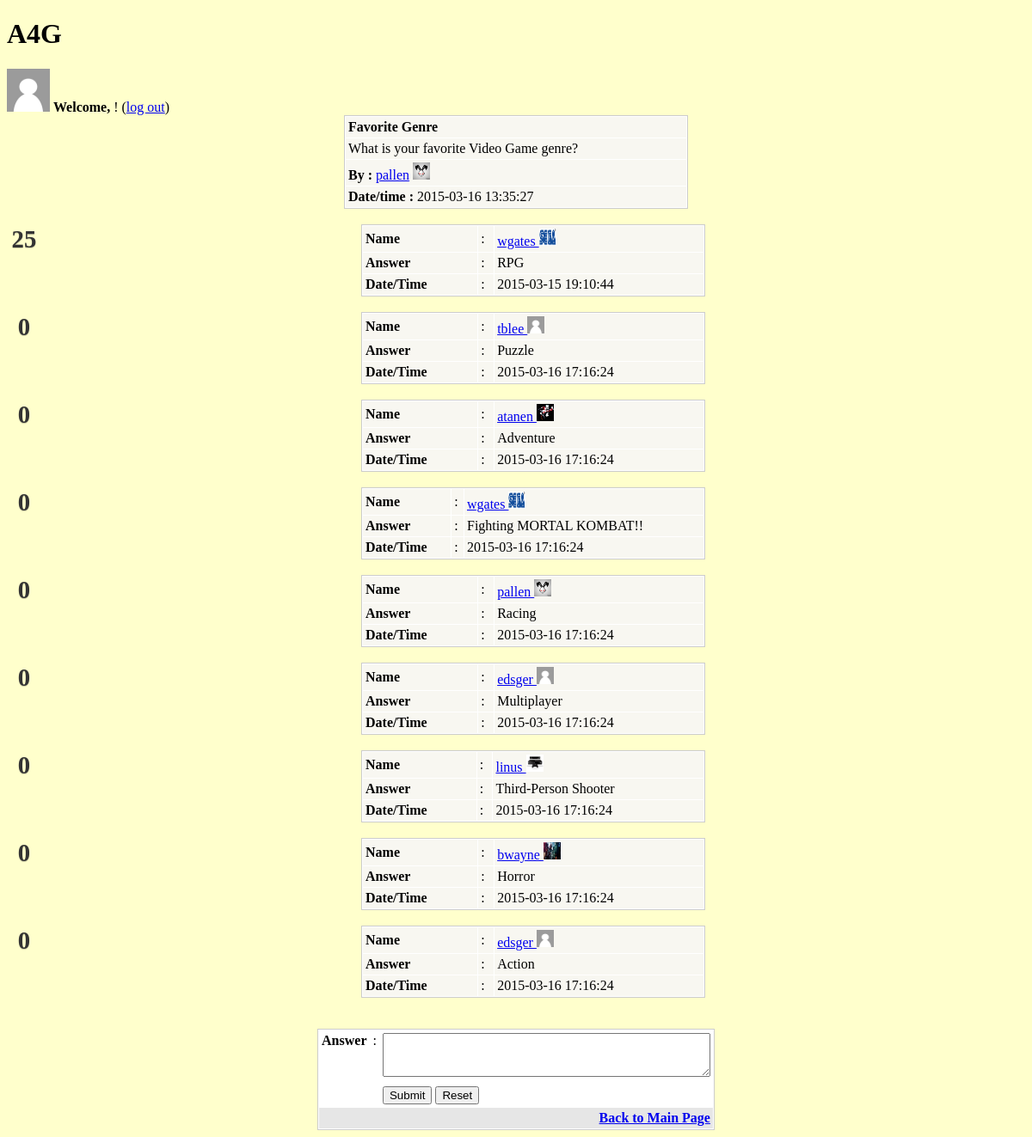
Before: /view.php?id=3 with the older database file.
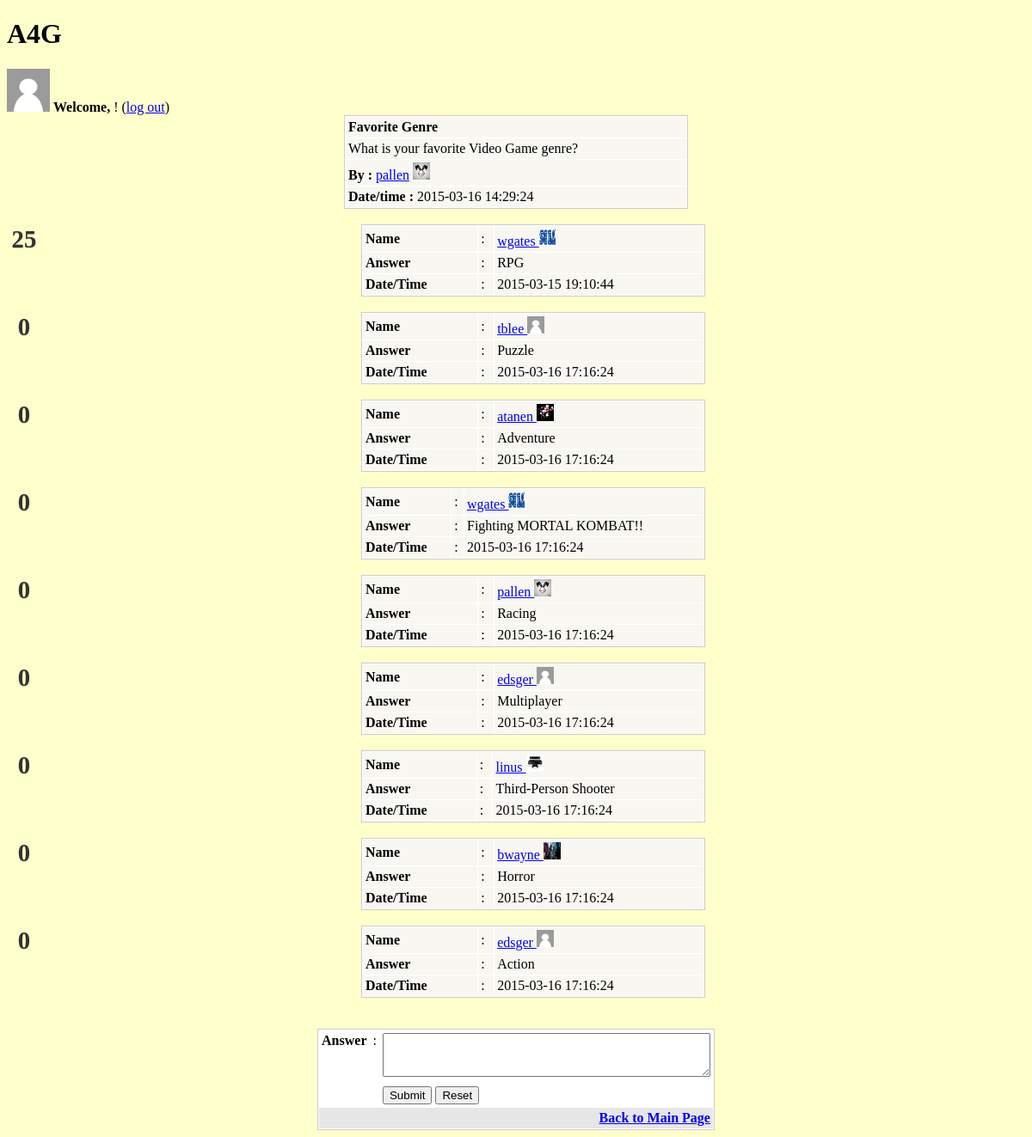
After: the same page with the newer database file.
### tables this page shows
CREATE TABLE IF NOT EXISTS `question` (
  `u_id` int(4) NOT NULL,
`q_id` int(4) NOT NULL,
  `topic` varchar(255) NOT NULL,
  `detail` longtext NOT NULL,
  `datetime` timestamp NOT NULL DEFAULT '0000-00-00 00:00:00' ON UPDATE CURRENT_TIMESTAMP,
  `view` int(4) DEFAULT '0',
  `reply` int(4) DEFAULT '0',
  `value` int(5) NOT NULL DEFAULT '0'
);

### view.php (the view, shortened to what this page needs)
<?php
include_once "creds.php";
$tbl_name="question";
$tbl_name2="user";
$tbl_name3="answer";
$db = new mysqli($host, $user,$pw,$db_name);
$id=$_GET['id'];
$sql="SELECT * FROM `$tbl_name` WHERE `q_id` = $id";
$result=$db->query($sql) ;
$rows=mysqli_fetch_array($result);
?>
<!DOCTYPE html>
<html>
<head>
<link href="http://netdna.bootstrapcdn.com/font-awesome/3.2.1/css/font-awesome.min.css" rel="stylesheet">
<link rel="stylesheet" type="text/css" href="style.css">
</head>
<h1> A4G </h1>
<body>
<?php
	$uname = $_SESSION['username'];
	$sql1="SELECT id FROM `$tbl_name2` WHERE `username` =  '".$uname. "'";
	$results=$db->query($sql1);
	$row=mysqli_fetch_array($results);
	$sqlpic ="SELECT picture FROM `$tbl_name2` WHERE `username` = '".$uname. "'";
	$respic = $db->query($sqlpic);
	$rpic = mysqli_fetch_array($respic);
	if($rpic['picture'] == "" ){
		echo "<img width='50' height = '50' src='Pictures/default.png' alt='Default Profile Pic'>";
	}
	else{
		echo"<img width='50' height='50' src='Pictures/".$rpic['picture']."' alt=Profile Pic'>";
	}
?>
<td> <strong>Welcome, </strong> <a href="profile.php?id=<?php echo $row['id']; ?>" ><?=$_SESSION['username']?> </a> !  (<a href="index.php?action=logout">log out</a>)</td>
<table width="400" border="0" align="center" cellpadding="0" cellspacing="1" bgcolor="#CCCCCC">
<tr>
<td><table width="100%" border="0" cellpadding="3" cellspacing="1" bordercolor="1" bgcolor="#FFFFFF">
<tr>
<td bgcolor="#F8F7F1"><strong><?php echo $rows['topic']; ?></strong></td>
</tr>
<tr>
<td bgcolor="#F8F7F1"><?php echo $rows['detail']; ?></td>
</tr>
<tr>
<?php
$name = "Anon";
$number = $rows['u_id'];
$sqli="SELECT username FROM `$tbl_name2` WHERE `id`= $number";
$res=$db->query($sqli);
$row=mysqli_fetch_array($res);
if (isset($row)){
	$name=$row['username'];
}
?>
<td bgcolor="#F8F7F1"><strong>By :</strong> <a href="profile.php?id=<?php echo $rows['u_id']; ?>" ><?php echo $name; ?></a>
<?php
	$sqlpicture = "SELECT picture FROM `$tbl_name2` WHERE `id` =$number";
	$picres=$db->query($sqlpicture);
	$picrow=mysqli_fetch_array($picres);
	if($picrow['picture'] == "" ){
		echo "<img width='20' height = '20' src='Pictures/default.png' alt='Default Profile Pic'>";
	}
	else{
		echo"<img width='20' height='20' src='Pictures/".$picrow['picture']."' alt=Profile Pic'>";
	}
?>
</td>
</tr>
<tr>
<td bgcolor="#F8F7F1"><strong>Date/time : </strong><?php echo $rows['datetime']; ?></td>
</tr>
</table></td>
</tr>
</table>
<BR>
	<?php
$sql2="SELECT * FROM `$tbl_name3` WHERE `question_id` = $id  ORDER BY `like` DESC ";
$result2=$db->query($sql2);
while($rows=mysqli_fetch_array($result2)){
	?>
<table width="400" border="0" align="center" cellpadding="0" cellspacing="1" bgcolor="#CCCCCC">
<tr>
<td><table width="100%" border="0" cellpadding="3" cellspacing="1" bgcolor="#FFFFFF">
<tr>
<?php
$num = $rows['user_id'];
$sqli2="SELECT * FROM `$tbl_name2` WHERE `id`= $num";
$ress=$db->query($sqli2);
$roww=mysqli_fetch_array($ress);
if (isset($ress)){
$a_name=$roww['username'];
}
?>
<td bgcolor="#F8F7F1"><strong>Name</strong></td>
<td bgcolor="#F8F7F1">:</td>
<td bgcolor="#F8F7F1"><a href="profile.php?id=<?php echo $roww['id']; ?>"> <?php echo $a_name; ?> </a>
<?php
	$sqlpicture = "SELECT picture FROM `$tbl_name2` WHERE `id` =$num";
	$picres=$db->query($sqlpicture);
	$picrow=mysqli_fetch_array($picres);
	if($picrow['picture'] == "" ){
		echo "<img width='20' height = '20' src='Pictures/default.png' alt='Default Profile Pic'>";
	}
	else{
		echo"<img width='20' height='20' src='Pictures/".$picrow['picture']."' alt=Profile Pic'>";
	}
?>
</td>
</tr>
<form method="post"id="like_form" action="like.php">
<tr>
<td bgcolor="#F8F7F1"><strong>Answer</strong></td>
<td bgcolor="#F8F7F1">:</td>
<td bgcolor="#F8F7F1"><?php echo $rows['a_answer']; ?></td>
</tr>
<tr>
<td bgcolor="#F8F7F1"><strong>Date/Time</strong></td>
<td bgcolor="#F8F7F1">:</td>
<td bgcolor="#F8F7F1"><?php echo $rows['a_datetime']; ?></td>
</tr>
</table></td>
</tr>
<div class="item" data-postid="<?php echo $rows['a_id']; ?>" data-score="<?php echo $rows['vote']; ?>">
<div class = "vote-span">
	<div class="vote-score"><?php echo $rows['vote']; ?></div>
</div>
</div>
</table></td>
</table><br></form>
<?php
}
?>
<BR>
	<table width="400" border="0" align="center" cellpadding="0" cellspacing="1" bgcolor="#CCCCCC">
<tr>
<form name="form1" method="post" action="add_answer.php">
<td>
<table width="100%" border="0" cellpadding="3" cellspacing="1" bgcolor="#FFFFFF">
<tr>
<td valign="top"><strong>Answer</strong></td>
<td valign="top">:</td>
<td><textarea name="a_answer" cols="45" rows="3" id="a_answer"></textarea></td>
</tr>
<tr>
<td>&nbsp;</td>
<td><input name="id" type="hidden" value="<?php echo $id; ?>"></td>
<td><input type="submit" name="Submit" value="Submit"> <input type="reset" name="Submit2" value="Reset"></td>
</tr>
<tr>
<td colspan="5" align="right" bgcolor="#E6E6E6"><a href="index.php"><strong>Back to Main Page</strong> </a></td>
</tr>
</table>
</td>
</form>
</tr>
</table>
</body>
</html>

Changed rows visible on the page:
changed question "Favorite Genre": datetime "2015-03-16 13:35:27" → "2015-03-16 14:29:24"
